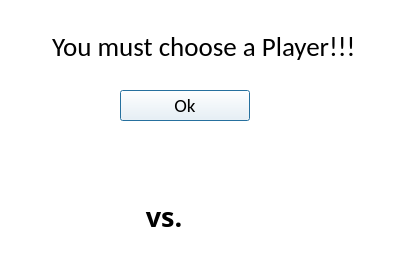
<?xml version="1.0" encoding="UTF-8"?>
<ui version="4.0">
 <class>nonChoosePlayer_qdialog</class>
 <widget class="QDialog" name="nonChoosePlayer_qdialog">
  <property name="geometry">
   <rect>
    <x>0</x>
    <y>0</y>
    <width>410</width>
    <height>270</height>
   </rect>
  </property>
  <property name="minimumSize">
   <size>
    <width>410</width>
    <height>270</height>
   </size>
  </property>
  <property name="maximumSize">
   <size>
    <width>410</width>
    <height>270</height>
   </size>
  </property>
  <property name="palette">
   <palette>
    <active>
     <colorrole role="WindowText">
      <brush brushstyle="SolidPattern">
       <color alpha="255">
        <red>0</red>
        <green>0</green>
        <blue>0</blue>
       </color>
      </brush>
     </colorrole>
     <colorrole role="Button">
      <brush brushstyle="SolidPattern">
       <color alpha="255">
        <red>255</red>
        <green>255</green>
        <blue>255</blue>
       </color>
      </brush>
     </colorrole>
     <colorrole role="Light">
      <brush brushstyle="SolidPattern">
       <color alpha="255">
        <red>255</red>
        <green>255</green>
        <blue>255</blue>
       </color>
      </brush>
     </colorrole>
     <colorrole role="Midlight">
      <brush brushstyle="SolidPattern">
       <color alpha="255">
        <red>255</red>
        <green>255</green>
        <blue>255</blue>
       </color>
      </brush>
     </colorrole>
     <colorrole role="Dark">
      <brush brushstyle="SolidPattern">
       <color alpha="255">
        <red>127</red>
        <green>127</green>
        <blue>127</blue>
       </color>
      </brush>
     </colorrole>
     <colorrole role="Mid">
      <brush brushstyle="SolidPattern">
       <color alpha="255">
        <red>170</red>
        <green>170</green>
        <blue>170</blue>
       </color>
      </brush>
     </colorrole>
     <colorrole role="Text">
      <brush brushstyle="SolidPattern">
       <color alpha="255">
        <red>0</red>
        <green>0</green>
        <blue>0</blue>
       </color>
      </brush>
     </colorrole>
     <colorrole role="BrightText">
      <brush brushstyle="SolidPattern">
       <color alpha="255">
        <red>255</red>
        <green>255</green>
        <blue>255</blue>
       </color>
      </brush>
     </colorrole>
     <colorrole role="ButtonText">
      <brush brushstyle="SolidPattern">
       <color alpha="255">
        <red>0</red>
        <green>0</green>
        <blue>0</blue>
       </color>
      </brush>
     </colorrole>
     <colorrole role="Base">
      <brush brushstyle="SolidPattern">
       <color alpha="255">
        <red>255</red>
        <green>255</green>
        <blue>255</blue>
       </color>
      </brush>
     </colorrole>
     <colorrole role="Window">
      <brush brushstyle="SolidPattern">
       <color alpha="255">
        <red>255</red>
        <green>255</green>
        <blue>255</blue>
       </color>
      </brush>
     </colorrole>
     <colorrole role="Shadow">
      <brush brushstyle="SolidPattern">
       <color alpha="255">
        <red>0</red>
        <green>0</green>
        <blue>0</blue>
       </color>
      </brush>
     </colorrole>
     <colorrole role="AlternateBase">
      <brush brushstyle="SolidPattern">
       <color alpha="255">
        <red>255</red>
        <green>255</green>
        <blue>255</blue>
       </color>
      </brush>
     </colorrole>
     <colorrole role="ToolTipBase">
      <brush brushstyle="SolidPattern">
       <color alpha="255">
        <red>255</red>
        <green>255</green>
        <blue>220</blue>
       </color>
      </brush>
     </colorrole>
     <colorrole role="ToolTipText">
      <brush brushstyle="SolidPattern">
       <color alpha="255">
        <red>0</red>
        <green>0</green>
        <blue>0</blue>
       </color>
      </brush>
     </colorrole>
    </active>
    <inactive>
     <colorrole role="WindowText">
      <brush brushstyle="SolidPattern">
       <color alpha="255">
        <red>0</red>
        <green>0</green>
        <blue>0</blue>
       </color>
      </brush>
     </colorrole>
     <colorrole role="Button">
      <brush brushstyle="SolidPattern">
       <color alpha="255">
        <red>255</red>
        <green>255</green>
        <blue>255</blue>
       </color>
      </brush>
     </colorrole>
     <colorrole role="Light">
      <brush brushstyle="SolidPattern">
       <color alpha="255">
        <red>255</red>
        <green>255</green>
        <blue>255</blue>
       </color>
      </brush>
     </colorrole>
     <colorrole role="Midlight">
      <brush brushstyle="SolidPattern">
       <color alpha="255">
        <red>255</red>
        <green>255</green>
        <blue>255</blue>
       </color>
      </brush>
     </colorrole>
     <colorrole role="Dark">
      <brush brushstyle="SolidPattern">
       <color alpha="255">
        <red>127</red>
        <green>127</green>
        <blue>127</blue>
       </color>
      </brush>
     </colorrole>
     <colorrole role="Mid">
      <brush brushstyle="SolidPattern">
       <color alpha="255">
        <red>170</red>
        <green>170</green>
        <blue>170</blue>
       </color>
      </brush>
     </colorrole>
     <colorrole role="Text">
      <brush brushstyle="SolidPattern">
       <color alpha="255">
        <red>0</red>
        <green>0</green>
        <blue>0</blue>
       </color>
      </brush>
     </colorrole>
     <colorrole role="BrightText">
      <brush brushstyle="SolidPattern">
       <color alpha="255">
        <red>255</red>
        <green>255</green>
        <blue>255</blue>
       </color>
      </brush>
     </colorrole>
     <colorrole role="ButtonText">
      <brush brushstyle="SolidPattern">
       <color alpha="255">
        <red>0</red>
        <green>0</green>
        <blue>0</blue>
       </color>
      </brush>
     </colorrole>
     <colorrole role="Base">
      <brush brushstyle="SolidPattern">
       <color alpha="255">
        <red>255</red>
        <green>255</green>
        <blue>255</blue>
       </color>
      </brush>
     </colorrole>
     <colorrole role="Window">
      <brush brushstyle="SolidPattern">
       <color alpha="255">
        <red>255</red>
        <green>255</green>
        <blue>255</blue>
       </color>
      </brush>
     </colorrole>
     <colorrole role="Shadow">
      <brush brushstyle="SolidPattern">
       <color alpha="255">
        <red>0</red>
        <green>0</green>
        <blue>0</blue>
       </color>
      </brush>
     </colorrole>
     <colorrole role="AlternateBase">
      <brush brushstyle="SolidPattern">
       <color alpha="255">
        <red>255</red>
        <green>255</green>
        <blue>255</blue>
       </color>
      </brush>
     </colorrole>
     <colorrole role="ToolTipBase">
      <brush brushstyle="SolidPattern">
       <color alpha="255">
        <red>255</red>
        <green>255</green>
        <blue>220</blue>
       </color>
      </brush>
     </colorrole>
     <colorrole role="ToolTipText">
      <brush brushstyle="SolidPattern">
       <color alpha="255">
        <red>0</red>
        <green>0</green>
        <blue>0</blue>
       </color>
      </brush>
     </colorrole>
    </inactive>
    <disabled>
     <colorrole role="WindowText">
      <brush brushstyle="SolidPattern">
       <color alpha="255">
        <red>127</red>
        <green>127</green>
        <blue>127</blue>
       </color>
      </brush>
     </colorrole>
     <colorrole role="Button">
      <brush brushstyle="SolidPattern">
       <color alpha="255">
        <red>255</red>
        <green>255</green>
        <blue>255</blue>
       </color>
      </brush>
     </colorrole>
     <colorrole role="Light">
      <brush brushstyle="SolidPattern">
       <color alpha="255">
        <red>255</red>
        <green>255</green>
        <blue>255</blue>
       </color>
      </brush>
     </colorrole>
     <colorrole role="Midlight">
      <brush brushstyle="SolidPattern">
       <color alpha="255">
        <red>255</red>
        <green>255</green>
        <blue>255</blue>
       </color>
      </brush>
     </colorrole>
     <colorrole role="Dark">
      <brush brushstyle="SolidPattern">
       <color alpha="255">
        <red>127</red>
        <green>127</green>
        <blue>127</blue>
       </color>
      </brush>
     </colorrole>
     <colorrole role="Mid">
      <brush brushstyle="SolidPattern">
       <color alpha="255">
        <red>170</red>
        <green>170</green>
        <blue>170</blue>
       </color>
      </brush>
     </colorrole>
     <colorrole role="Text">
      <brush brushstyle="SolidPattern">
       <color alpha="255">
        <red>127</red>
        <green>127</green>
        <blue>127</blue>
       </color>
      </brush>
     </colorrole>
     <colorrole role="BrightText">
      <brush brushstyle="SolidPattern">
       <color alpha="255">
        <red>255</red>
        <green>255</green>
        <blue>255</blue>
       </color>
      </brush>
     </colorrole>
     <colorrole role="ButtonText">
      <brush brushstyle="SolidPattern">
       <color alpha="255">
        <red>127</red>
        <green>127</green>
        <blue>127</blue>
       </color>
      </brush>
     </colorrole>
     <colorrole role="Base">
      <brush brushstyle="SolidPattern">
       <color alpha="255">
        <red>255</red>
        <green>255</green>
        <blue>255</blue>
       </color>
      </brush>
     </colorrole>
     <colorrole role="Window">
      <brush brushstyle="SolidPattern">
       <color alpha="255">
        <red>255</red>
        <green>255</green>
        <blue>255</blue>
       </color>
      </brush>
     </colorrole>
     <colorrole role="Shadow">
      <brush brushstyle="SolidPattern">
       <color alpha="255">
        <red>0</red>
        <green>0</green>
        <blue>0</blue>
       </color>
      </brush>
     </colorrole>
     <colorrole role="AlternateBase">
      <brush brushstyle="SolidPattern">
       <color alpha="255">
        <red>255</red>
        <green>255</green>
        <blue>255</blue>
       </color>
      </brush>
     </colorrole>
     <colorrole role="ToolTipBase">
      <brush brushstyle="SolidPattern">
       <color alpha="255">
        <red>255</red>
        <green>255</green>
        <blue>220</blue>
       </color>
      </brush>
     </colorrole>
     <colorrole role="ToolTipText">
      <brush brushstyle="SolidPattern">
       <color alpha="255">
        <red>0</red>
        <green>0</green>
        <blue>0</blue>
       </color>
      </brush>
     </colorrole>
    </disabled>
   </palette>
  </property>
  <property name="windowTitle">
   <string>Choose a player</string>
  </property>
  <widget class="QLabel" name="label_28">
   <property name="geometry">
    <rect>
     <x>52</x>
     <y>30</y>
     <width>305</width>
     <height>33</height>
    </rect>
   </property>
   <property name="font">
    <font>
     <family>Calibri</family>
     <pointsize>20</pointsize>
    </font>
   </property>
   <property name="text">
    <string>You must choose a Player!!!</string>
   </property>
  </widget>
  <widget class="QPushButton" name="ok_btn">
   <property name="geometry">
    <rect>
     <x>120</x>
     <y>90</y>
     <width>130</width>
     <height>31</height>
    </rect>
   </property>
   <property name="minimumSize">
    <size>
     <width>130</width>
     <height>0</height>
    </size>
   </property>
   <property name="maximumSize">
    <size>
     <width>130</width>
     <height>16777215</height>
    </size>
   </property>
   <property name="palette">
    <palette>
     <active>
      <colorrole role="WindowText">
       <brush brushstyle="SolidPattern">
        <color alpha="255">
         <red>0</red>
         <green>0</green>
         <blue>0</blue>
        </color>
       </brush>
      </colorrole>
      <colorrole role="Button">
       <brush brushstyle="SolidPattern">
        <color alpha="255">
         <red>255</red>
         <green>255</green>
         <blue>255</blue>
        </color>
       </brush>
      </colorrole>
      <colorrole role="Light">
       <brush brushstyle="SolidPattern">
        <color alpha="255">
         <red>255</red>
         <green>255</green>
         <blue>255</blue>
        </color>
       </brush>
      </colorrole>
      <colorrole role="Midlight">
       <brush brushstyle="SolidPattern">
        <color alpha="255">
         <red>255</red>
         <green>255</green>
         <blue>255</blue>
        </color>
       </brush>
      </colorrole>
      <colorrole role="Dark">
       <brush brushstyle="SolidPattern">
        <color alpha="255">
         <red>127</red>
         <green>127</green>
         <blue>127</blue>
        </color>
       </brush>
      </colorrole>
      <colorrole role="Mid">
       <brush brushstyle="SolidPattern">
        <color alpha="255">
         <red>170</red>
         <green>170</green>
         <blue>170</blue>
        </color>
       </brush>
      </colorrole>
      <colorrole role="Text">
       <brush brushstyle="SolidPattern">
        <color alpha="255">
         <red>0</red>
         <green>0</green>
         <blue>0</blue>
        </color>
       </brush>
      </colorrole>
      <colorrole role="BrightText">
       <brush brushstyle="SolidPattern">
        <color alpha="255">
         <red>255</red>
         <green>255</green>
         <blue>255</blue>
        </color>
       </brush>
      </colorrole>
      <colorrole role="ButtonText">
       <brush brushstyle="SolidPattern">
        <color alpha="255">
         <red>0</red>
         <green>0</green>
         <blue>0</blue>
        </color>
       </brush>
      </colorrole>
      <colorrole role="Base">
       <brush brushstyle="SolidPattern">
        <color alpha="255">
         <red>255</red>
         <green>255</green>
         <blue>255</blue>
        </color>
       </brush>
      </colorrole>
      <colorrole role="Window">
       <brush brushstyle="SolidPattern">
        <color alpha="255">
         <red>255</red>
         <green>255</green>
         <blue>255</blue>
        </color>
       </brush>
      </colorrole>
      <colorrole role="Shadow">
       <brush brushstyle="SolidPattern">
        <color alpha="255">
         <red>0</red>
         <green>0</green>
         <blue>0</blue>
        </color>
       </brush>
      </colorrole>
      <colorrole role="AlternateBase">
       <brush brushstyle="SolidPattern">
        <color alpha="255">
         <red>255</red>
         <green>255</green>
         <blue>255</blue>
        </color>
       </brush>
      </colorrole>
      <colorrole role="ToolTipBase">
       <brush brushstyle="SolidPattern">
        <color alpha="255">
         <red>255</red>
         <green>255</green>
         <blue>220</blue>
        </color>
       </brush>
      </colorrole>
      <colorrole role="ToolTipText">
       <brush brushstyle="SolidPattern">
        <color alpha="255">
         <red>0</red>
         <green>0</green>
         <blue>0</blue>
        </color>
       </brush>
      </colorrole>
     </active>
     <inactive>
      <colorrole role="WindowText">
       <brush brushstyle="SolidPattern">
        <color alpha="255">
         <red>0</red>
         <green>0</green>
         <blue>0</blue>
        </color>
       </brush>
      </colorrole>
      <colorrole role="Button">
       <brush brushstyle="SolidPattern">
        <color alpha="255">
         <red>255</red>
         <green>255</green>
         <blue>255</blue>
        </color>
       </brush>
      </colorrole>
      <colorrole role="Light">
       <brush brushstyle="SolidPattern">
        <color alpha="255">
         <red>255</red>
         <green>255</green>
         <blue>255</blue>
        </color>
       </brush>
      </colorrole>
      <colorrole role="Midlight">
       <brush brushstyle="SolidPattern">
        <color alpha="255">
         <red>255</red>
         <green>255</green>
         <blue>255</blue>
        </color>
       </brush>
      </colorrole>
      <colorrole role="Dark">
       <brush brushstyle="SolidPattern">
        <color alpha="255">
         <red>127</red>
         <green>127</green>
         <blue>127</blue>
        </color>
       </brush>
      </colorrole>
      <colorrole role="Mid">
       <brush brushstyle="SolidPattern">
        <color alpha="255">
         <red>170</red>
         <green>170</green>
         <blue>170</blue>
        </color>
       </brush>
      </colorrole>
      <colorrole role="Text">
       <brush brushstyle="SolidPattern">
        <color alpha="255">
         <red>0</red>
         <green>0</green>
         <blue>0</blue>
        </color>
       </brush>
      </colorrole>
      <colorrole role="BrightText">
       <brush brushstyle="SolidPattern">
        <color alpha="255">
         <red>255</red>
         <green>255</green>
         <blue>255</blue>
        </color>
       </brush>
      </colorrole>
      <colorrole role="ButtonText">
       <brush brushstyle="SolidPattern">
        <color alpha="255">
         <red>0</red>
         <green>0</green>
         <blue>0</blue>
        </color>
       </brush>
      </colorrole>
      <colorrole role="Base">
       <brush brushstyle="SolidPattern">
        <color alpha="255">
         <red>255</red>
         <green>255</green>
         <blue>255</blue>
        </color>
       </brush>
      </colorrole>
      <colorrole role="Window">
       <brush brushstyle="SolidPattern">
        <color alpha="255">
         <red>255</red>
         <green>255</green>
         <blue>255</blue>
        </color>
       </brush>
      </colorrole>
      <colorrole role="Shadow">
       <brush brushstyle="SolidPattern">
        <color alpha="255">
         <red>0</red>
         <green>0</green>
         <blue>0</blue>
        </color>
       </brush>
      </colorrole>
      <colorrole role="AlternateBase">
       <brush brushstyle="SolidPattern">
        <color alpha="255">
         <red>255</red>
         <green>255</green>
         <blue>255</blue>
        </color>
       </brush>
      </colorrole>
      <colorrole role="ToolTipBase">
       <brush brushstyle="SolidPattern">
        <color alpha="255">
         <red>255</red>
         <green>255</green>
         <blue>220</blue>
        </color>
       </brush>
      </colorrole>
      <colorrole role="ToolTipText">
       <brush brushstyle="SolidPattern">
        <color alpha="255">
         <red>0</red>
         <green>0</green>
         <blue>0</blue>
        </color>
       </brush>
      </colorrole>
     </inactive>
     <disabled>
      <colorrole role="WindowText">
       <brush brushstyle="SolidPattern">
        <color alpha="255">
         <red>127</red>
         <green>127</green>
         <blue>127</blue>
        </color>
       </brush>
      </colorrole>
      <colorrole role="Button">
       <brush brushstyle="SolidPattern">
        <color alpha="255">
         <red>255</red>
         <green>255</green>
         <blue>255</blue>
        </color>
       </brush>
      </colorrole>
      <colorrole role="Light">
       <brush brushstyle="SolidPattern">
        <color alpha="255">
         <red>255</red>
         <green>255</green>
         <blue>255</blue>
        </color>
       </brush>
      </colorrole>
      <colorrole role="Midlight">
       <brush brushstyle="SolidPattern">
        <color alpha="255">
         <red>255</red>
         <green>255</green>
         <blue>255</blue>
        </color>
       </brush>
      </colorrole>
      <colorrole role="Dark">
       <brush brushstyle="SolidPattern">
        <color alpha="255">
         <red>127</red>
         <green>127</green>
         <blue>127</blue>
        </color>
       </brush>
      </colorrole>
      <colorrole role="Mid">
       <brush brushstyle="SolidPattern">
        <color alpha="255">
         <red>170</red>
         <green>170</green>
         <blue>170</blue>
        </color>
       </brush>
      </colorrole>
      <colorrole role="Text">
       <brush brushstyle="SolidPattern">
        <color alpha="255">
         <red>127</red>
         <green>127</green>
         <blue>127</blue>
        </color>
       </brush>
      </colorrole>
      <colorrole role="BrightText">
       <brush brushstyle="SolidPattern">
        <color alpha="255">
         <red>255</red>
         <green>255</green>
         <blue>255</blue>
        </color>
       </brush>
      </colorrole>
      <colorrole role="ButtonText">
       <brush brushstyle="SolidPattern">
        <color alpha="255">
         <red>127</red>
         <green>127</green>
         <blue>127</blue>
        </color>
       </brush>
      </colorrole>
      <colorrole role="Base">
       <brush brushstyle="SolidPattern">
        <color alpha="255">
         <red>255</red>
         <green>255</green>
         <blue>255</blue>
        </color>
       </brush>
      </colorrole>
      <colorrole role="Window">
       <brush brushstyle="SolidPattern">
        <color alpha="255">
         <red>255</red>
         <green>255</green>
         <blue>255</blue>
        </color>
       </brush>
      </colorrole>
      <colorrole role="Shadow">
       <brush brushstyle="SolidPattern">
        <color alpha="255">
         <red>0</red>
         <green>0</green>
         <blue>0</blue>
        </color>
       </brush>
      </colorrole>
      <colorrole role="AlternateBase">
       <brush brushstyle="SolidPattern">
        <color alpha="255">
         <red>255</red>
         <green>255</green>
         <blue>255</blue>
        </color>
       </brush>
      </colorrole>
      <colorrole role="ToolTipBase">
       <brush brushstyle="SolidPattern">
        <color alpha="255">
         <red>255</red>
         <green>255</green>
         <blue>220</blue>
        </color>
       </brush>
      </colorrole>
      <colorrole role="ToolTipText">
       <brush brushstyle="SolidPattern">
        <color alpha="255">
         <red>0</red>
         <green>0</green>
         <blue>0</blue>
        </color>
       </brush>
      </colorrole>
     </disabled>
    </palette>
   </property>
   <property name="font">
    <font>
     <family>Calibri</family>
     <pointsize>14</pointsize>
    </font>
   </property>
   <property name="text">
    <string>Ok</string>
   </property>
  </widget>
  <widget class="QWidget" name="layoutWidget">
   <property name="geometry">
    <rect>
     <x>30</x>
     <y>170</y>
     <width>261</width>
     <height>92</height>
    </rect>
   </property>
   <layout class="QHBoxLayout" name="horizontalLayout">
    <item>
     <widget class="QLabel" name="label">
      <property name="text">
       <string/>
      </property>
      <property name="pixmap">
       <pixmap resource="images.qrc">:/newPrefix/C:/Users/Ernesto Zarza/Documents/Nueva carpeta/wav.png</pixmap>
      </property>
     </widget>
    </item>
    <item>
     <widget class="QLabel" name="label_3">
      <property name="maximumSize">
       <size>
        <width>1000</width>
        <height>170</height>
       </size>
      </property>
      <property name="font">
       <font>
        <family>Ravie</family>
        <pointsize>20</pointsize>
        <weight>75</weight>
        <bold>true</bold>
       </font>
      </property>
      <property name="text">
       <string> vs.</string>
      </property>
      <property name="alignment">
       <set>Qt::AlignCenter</set>
      </property>
     </widget>
    </item>
    <item>
     <widget class="QLabel" name="label_2">
      <property name="text">
       <string/>
      </property>
      <property name="pixmap">
       <pixmap resource="images.qrc">:/newPrefix/C:/Users/Ernesto Zarza/Documents/Nueva carpeta/mp3.jpg</pixmap>
      </property>
     </widget>
    </item>
   </layout>
  </widget>
 </widget>
 <resources>
  <include location="images.qrc"/>
 </resources>
 <connections/>
</ui>
